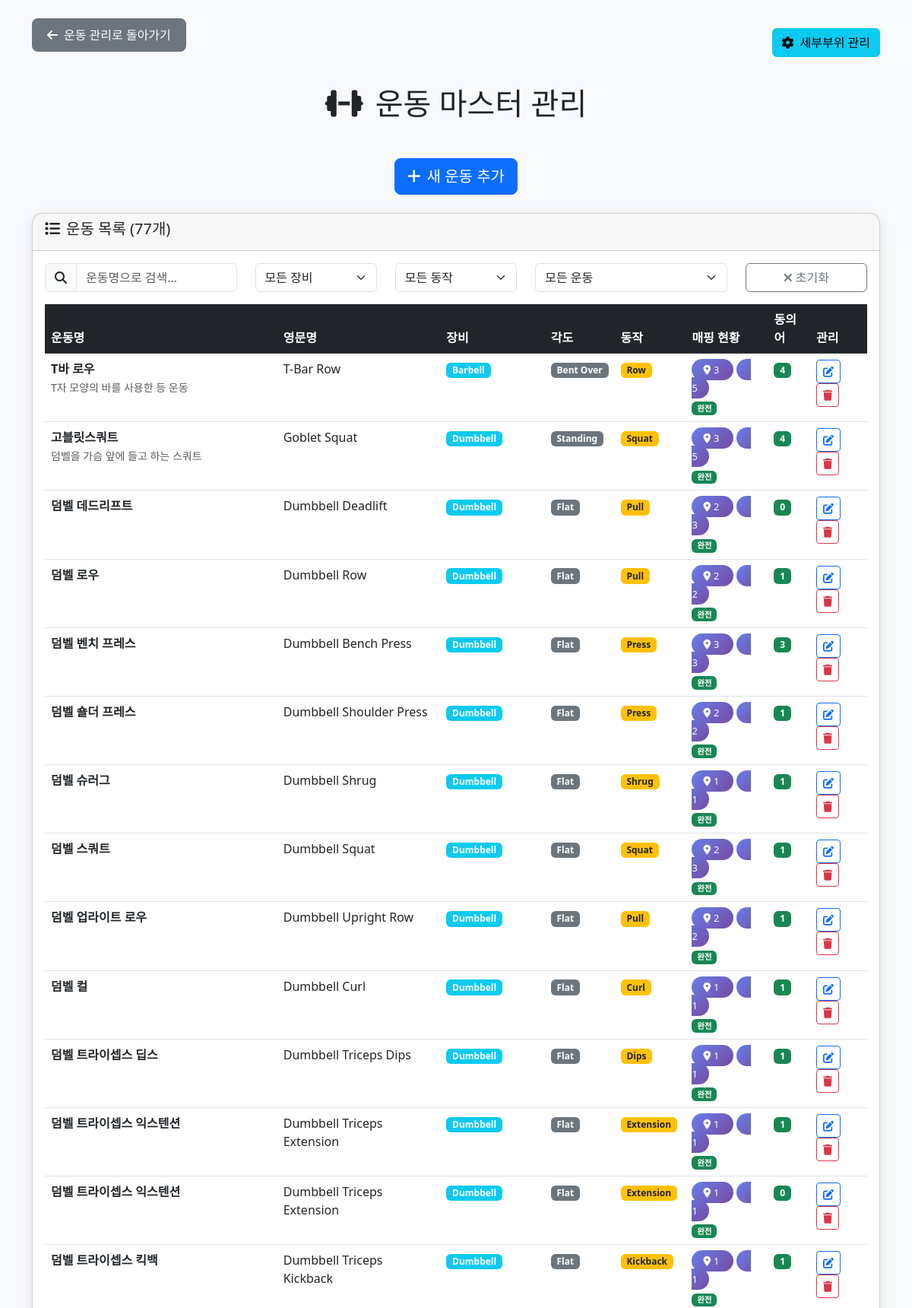
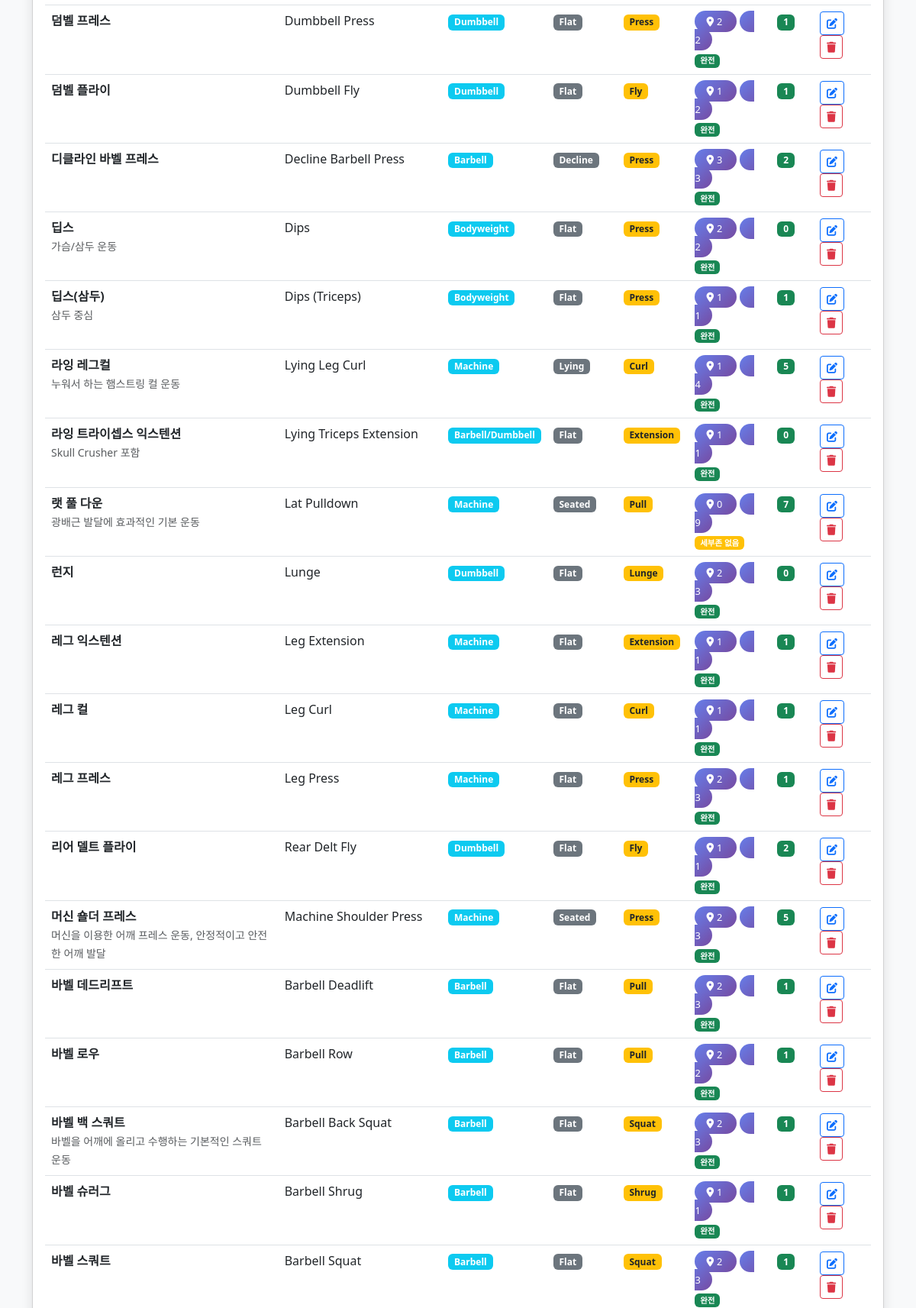
The app's page /admin/exercise_master.php (signed in, upper part) with its own data (2 pictures, top to bottom).
### tables this page shows
CREATE TABLE IF NOT EXISTS `m_exercise` (
  `ex_id` int(11) NOT NULL AUTO_INCREMENT,
  `name_kr` varchar(120) NOT NULL,
  `name_en` varchar(160) DEFAULT NULL,
  `equipment` varchar(60) DEFAULT NULL COMMENT 'Barbell/Dumbbell/Machine/Bodyweight',
  `equipment_kr` varchar(50) DEFAULT NULL COMMENT '장비명 (한글)',
  `angle` varchar(40) DEFAULT NULL COMMENT 'Flat/Incline/Decline 등',
  `angle_kr` varchar(50) DEFAULT NULL COMMENT '각도명 (한글)',
  `movement` varchar(40) DEFAULT NULL COMMENT 'Press/Pull/Extension/Curl 등',
  `movement_kr` varchar(50) DEFAULT NULL COMMENT '동작명 (한글)',
  `note` varchar(255) DEFAULT NULL,
  PRIMARY KEY (`ex_id`)
);

### admin/exercise_master.php (the view, shortened to what this page needs)
<?php
$pdo = getDB();
try {
    $stmt = $pdo->query("
        SELECT e.*,
               COUNT(DISTINCT ez.zone_code) as zone_count,
               COUNT(DISTINCT em.muscle_code) as muscle_count,
               COUNT(DISTINCT ea.alias) as alias_count
        FROM m_exercise e
        LEFT JOIN m_exercise_zone_target ez ON e.ex_id = ez.ex_id
        LEFT JOIN m_exercise_muscle_target em ON e.ex_id = em.ex_id
        LEFT JOIN m_exercise_alias ea ON e.ex_id = ea.ex_id
        GROUP BY e.ex_id
        ORDER BY e.name_kr
    ");
    $exercises = $stmt->fetchAll();
} catch (Exception $e) {
    $error = "운동 목록을 가져오는 중 오류가 발생했습니다: " . $e->getMessage();
}
?>
<!DOCTYPE html>
<html lang="ko">
<head>
    <link href="https://cdn.jsdelivr.net/npm/bootstrap@5.3.0/dist/css/bootstrap.min.css" rel="stylesheet">
    <link rel="stylesheet" href="https://cdnjs.cloudflare.com/ajax/libs/font-awesome/6.4.0/css/all.min.css">
</head>
<body class="bg-light">
    <div class="container mt-4">
                 <div class="d-flex justify-content-between align-items-center mb-4">
             <a href="exercise_management.php" class="back-btn">
                 <i class="fas fa-arrow-left me-2"></i>운동 관리로 돌아가기
             </a>
             <a href="body_part_master.php" class="btn btn-info">
                 <i class="fas fa-cog me-2"></i>세부부위 관리
             </a>
         </div>
        <h1 class="text-center mb-5">
            <i class="fas fa-dumbbell me-3"></i>운동 마스터 관리
        </h1>
         <div class="text-center mb-4">
             <button type="button" class="btn btn-primary btn-lg" data-bs-toggle="collapse" data-bs-target="#addExerciseForm" aria-expanded="false" aria-controls="addExerciseForm">
                 <i class="fas fa-plus me-2"></i>새 운동 추가
             </button>
         </div>
         <div class="card exercise-card">
             <div class="card-header">
                 <h5><i class="fas fa-list me-2"></i>운동 목록 (<?= count($exercises) ?>개)</h5>
             </div>
             <div class="card-body">
                 <div class="row mb-3">
                     <div class="col-md-3">
                         <div class="input-group">
                             <span class="input-group-text"><i class="fas fa-search"></i></span>
                             <input type="text" class="form-control" id="searchInput" placeholder="운동명으로 검색...">
                         </div>
                     </div>
                     <div class="col-md-2">
                         <select class="form-select" id="equipmentFilter">
                             <option value="">모든 장비</option>
                         </select>
                     </div>
                     <div class="col-md-2">
                         <select class="form-select" id="movementFilter">
                             <option value="">모든 동작</option>
                         </select>
                     </div>
                     <div class="col-md-3">
                         <select class="form-select" id="mappingFilter">
                             <option value="">모든 운동</option>
                         </select>
                     </div>
                     <div class="col-md-2">
                         <button type="button" class="btn btn-outline-secondary w-100" id="clearFilters">
                             <i class="fas fa-times me-1"></i>초기화
                         </button>
                     </div>
                 </div>
                 <div class="table-responsive">
                     <table class="table table-hover" id="exerciseTable">
                         <thead class="table-dark">
                             <tr>
                                 <th>운동명</th>
                                 <th>영문명</th>
                                 <th>장비</th>
                                 <th>각도</th>
                                 <th>동작</th>
                                 <th>매핑 현황</th>
                                 <th>동의어</th>
                                 <th>관리</th>
                             </tr>
                         </thead>
                         <tbody>
                             <?php foreach ($exercises as $exercise): ?>
                             <tr class="exercise-row"
                                 data-name-kr="<?= htmlspecialchars($exercise['name_kr']) ?>"
                                 data-name-en="<?= htmlspecialchars($exercise['name_en'] ?: '') ?>"
                                 data-equipment="<?= htmlspecialchars($exercise['equipment'] ?: '') ?>"
                                 data-movement="<?= htmlspecialchars($exercise['movement'] ?: '') ?>">
                                 <td>
                                     <strong><?= htmlspecialchars($exercise['name_kr']) ?></strong>
                                     <?php if ($exercise['note']): ?>
                                         <br><small class="text-muted"><?= htmlspecialchars($exercise['note']) ?></small>
                                     <?php endif; ?>
                                 </td>
                                 <td><?= htmlspecialchars($exercise['name_en'] ?: '-') ?></td>
                                 <td>
                                     <?php if ($exercise['equipment']): ?>
                                         <span class="badge bg-info"><?= htmlspecialchars($exercise['equipment']) ?></span>
                                     <?php else: ?>
                                         <span class="text-muted">-</span>
                                     <?php endif; ?>
                                 </td>
                                 <td>
                                     <?php if ($exercise['angle']): ?>
                                         <span class="badge bg-secondary"><?= htmlspecialchars($exercise['angle']) ?></span>
                                     <?php else: ?>
                                         <span class="text-muted">-</span>
                                     <?php endif; ?>
                                 </td>
                                 <td>
                                     <?php if ($exercise['movement']): ?>
                                         <span class="badge bg-warning text-dark"><?= htmlspecialchars($exercise['movement']) ?></span>
                                     <?php else: ?>
                                         <span class="text-muted">-</span>
                                     <?php endif; ?>
                                 </td>
                                 <td>
                                     <div class="d-flex flex-column gap-1">
                                         <div>
                                             <span class="stats-badge me-1" title="세부존 매핑">
                                                 <i class="fas fa-map-marker-alt me-1"></i><?= $exercise['zone_count'] ?>
                                             </span>
                                             <span class="stats-badge" title="근육 매핑">
                                                 <i class="fas fa-muscle me-1"></i><?= $exercise['muscle_count'] ?>
                                             </span>
                                         </div>
                                         <div class="small">
                                             <?php if ($exercise['zone_count'] == 0 && $exercise['muscle_count'] == 0): ?>
                                                 <span class="badge bg-danger">매핑 없음</span>
                                             <?php elseif ($exercise['zone_count'] == 0): ?>
                                                 <span class="badge bg-warning">세부존 없음</span>
                                             <?php elseif ($exercise['muscle_count'] == 0): ?>
                                                 <span class="badge bg-warning">근육 없음</span>
                                             <?php else: ?>
                                                 <span class="badge bg-success">완전</span>
                                             <?php endif; ?>
                                         </div>
                                     </div>
                                 </td>
                                 <td>
                                     <span class="badge bg-success"><?= $exercise['alias_count'] ?></span>
                                 </td>
                                 <td>
                                     <button class="btn btn-sm btn-outline-primary" onclick="editExercise(<?= $exercise['ex_id'] ?>)">
                                         <i class="fas fa-edit"></i>
                                     </button>
                                     <button class="btn btn-sm btn-outline-danger" onclick="deleteExercise(<?= $exercise['ex_id'] ?>, '<?= htmlspecialchars($exercise['name_kr']) ?>')">
                                         <i class="fas fa-trash"></i>
                                     </button>
                                 </td>
                             </tr>
                             <?php endforeach; ?>
                         </tbody>
                     </table>
                 </div>
             </div>
         </div>
    </div>
</body>
</html>

### admin/exercise_master.php (style rules this page uses)
.back-btn { background: #6c757d; border: none; padding: 10px 20px; border-radius: 8px; color: white; text-decoration: none; display: inline-block; margin-bottom: 20px; }
.exercise-card { border-radius: 15px; box-shadow: 0 4px 15px rgba(0,0,0,0.1); margin-bottom: 20px; }
.stats-badge { background: linear-gradient(135deg, #667eea 0%, #764ba2 100%); color: white; border-radius: 20px; padding: 5px 15px; font-size: 0.8rem; }
.gap-1 { gap: 0.25rem !important; }

### records on screen
m_exercise: name_kr "T바 로우", note "T자 모양의 바를 사용한 등 운동", name_en "T-Bar Row", equipment "Barbell", angle "Bent Over", movement "Row", zone_count "3", muscle_count "5", shows "완전", alias_count "4"
m_exercise: name_kr "고블릿스쿼트", note "덤벨을 가슴 앞에 들고 하는 스쿼트", name_en "Goblet Squat", equipment "Dumbbell", angle "Standing", movement "Squat", zone_count "3", muscle_count "5", shows "완전", alias_count "4"
m_exercise: name_kr "덤벨 데드리프트", name_en "Dumbbell Deadlift", equipment "Dumbbell", angle "Flat", movement "Pull", zone_count "2", muscle_count "3", shows "완전", alias_count "0"
m_exercise: name_kr "덤벨 로우", name_en "Dumbbell Row", equipment "Dumbbell", angle "Flat", movement "Pull", zone_count "2", muscle_count "2", shows "완전", alias_count "1"
m_exercise: name_kr "덤벨 벤치 프레스", name_en "Dumbbell Bench Press", equipment "Dumbbell", angle "Flat", movement "Press", zone_count "3", muscle_count "3", shows "완전", alias_count "3"
m_exercise: name_kr "덤벨 숄더 프레스", name_en "Dumbbell Shoulder Press", equipment "Dumbbell", angle "Flat", movement "Press", zone_count "2", muscle_count "2", shows "완전", alias_count "1"
m_exercise: name_kr "덤벨 슈러그", name_en "Dumbbell Shrug", equipment "Dumbbell", angle "Flat", movement "Shrug", zone_count "1", muscle_count "1", shows "완전", alias_count "1"
m_exercise: name_kr "덤벨 스쿼트", name_en "Dumbbell Squat", equipment "Dumbbell", angle "Flat", movement "Squat", zone_count "2", muscle_count "3", shows "완전", alias_count "1"
m_exercise: name_kr "덤벨 업라이트 로우", name_en "Dumbbell Upright Row", equipment "Dumbbell", angle "Flat", movement "Pull", zone_count "2", muscle_count "2", shows "완전", alias_count "1"
m_exercise: name_kr "덤벨 컬", name_en "Dumbbell Curl", equipment "Dumbbell", angle "Flat", movement "Curl", zone_count "1", muscle_count "1", shows "완전", alias_count "1"
m_exercise: name_kr "덤벨 트라이셉스 딥스", name_en "Dumbbell Triceps Dips", equipment "Dumbbell", angle "Flat", movement "Dips", zone_count "1", muscle_count "1", shows "완전", alias_count "1"
m_exercise: name_kr "덤벨 트라이셉스 익스텐션", name_en "Dumbbell Triceps Extension", equipment "Dumbbell", angle "Flat", movement "Extension", zone_count "1", muscle_count "1", shows "완전", alias_count "1"
m_exercise: name_kr "덤벨 트라이셉스 익스텐션", name_en "Dumbbell Triceps Extension", equipment "Dumbbell", angle "Flat", movement "Extension", zone_count "1", muscle_count "1", shows "완전", alias_count "0"
m_exercise: name_kr "덤벨 트라이셉스 킥백", name_en "Dumbbell Triceps Kickback", equipment "Dumbbell", angle "Flat", movement "Kickback", zone_count "1", muscle_count "1", shows "완전", alias_count "1"
m_exercise: name_kr "덤벨 프레스", name_en "Dumbbell Press", equipment "Dumbbell", angle "Flat", movement "Press", zone_count "2", muscle_count "2", shows "완전", alias_count "1"
m_exercise: name_kr "덤벨 플라이", name_en "Dumbbell Fly", equipment "Dumbbell", angle "Flat", movement "Fly", zone_count "1", muscle_count "2", shows "완전", alias_count "1"
m_exercise: name_kr "디클라인 바벨 프레스", name_en "Decline Barbell Press", equipment "Barbell", angle "Decline", movement "Press", zone_count "3", muscle_count "3", shows "완전", alias_count "2"
m_exercise: name_kr "딥스", note "가슴/삼두 운동", name_en "Dips", equipment "Bodyweight", angle "Flat", movement "Press", zone_count "2", muscle_count "2", shows "완전", alias_count "0"
m_exercise: name_kr "딥스(삼두)", note "삼두 중심", name_en "Dips (Triceps)", equipment "Bodyweight", angle "Flat", movement "Press", zone_count "1", muscle_count "1", shows "완전", alias_count "1"
m_exercise: name_kr "라잉 레그컬", note "누워서 하는 햄스트링 컬 운동", name_en "Lying Leg Curl", equipment "Machine", angle "Lying", movement "Curl", zone_count "1", muscle_count "4", shows "완전", alias_count "5"
m_exercise: name_kr "라잉 트라이셉스 익스텐션", note "Skull Crusher 포함", name_en "Lying Triceps Extension", equipment "Barbell/Dumbbell", angle "Flat", movement "Extension", zone_count "1", muscle_count "1", shows "완전", alias_count "0"
m_exercise: name_kr "랫 풀 다운", note "광배근 발달에 효과적인 기본 운동", name_en "Lat Pulldown", equipment "Machine", angle "Seated", movement "Pull", zone_count "0", muscle_count "9", shows "세부존 없음", alias_count "7"
m_exercise: name_kr "런지", name_en "Lunge", equipment "Dumbbell", angle "Flat", movement "Lunge", zone_count "2", muscle_count "3", shows "완전", alias_count "0"
m_exercise: name_kr "레그 익스텐션", name_en "Leg Extension", equipment "Machine", angle "Flat", movement "Extension", zone_count "1", muscle_count "1", shows "완전", alias_count "1"
m_exercise: name_kr "레그 컬", name_en "Leg Curl", equipment "Machine", angle "Flat", movement "Curl", zone_count "1", muscle_count "1", shows "완전", alias_count "1"
m_exercise: name_kr "레그 프레스", name_en "Leg Press", equipment "Machine", angle "Flat", movement "Press", zone_count "2", muscle_count "3", shows "완전", alias_count "1"
m_exercise: name_kr "리어 델트 플라이", name_en "Rear Delt Fly", equipment "Dumbbell", angle "Flat", movement "Fly", zone_count "1", muscle_count "1", shows "완전", alias_count "2"
m_exercise: name_kr "머신 숄더 프레스", note "머신을 이용한 어깨 프레스 운동, 안정적이고 안전한 어깨 발달", name_en "Machine Shoulder Press", equipment "Machine", angle "Seated", movement "Press", zone_count "2", muscle_count "3", shows "완전", alias_count "5"
m_exercise: name_kr "바벨 데드리프트", name_en "Barbell Deadlift", equipment "Barbell", angle "Flat", movement "Pull", zone_count "2", muscle_count "3", shows "완전", alias_count "1"
m_exercise: name_kr "바벨 로우", name_en "Barbell Row", equipment "Barbell", angle "Flat", movement "Pull", zone_count "2", muscle_count "2", shows "완전", alias_count "1"
m_exercise: name_kr "바벨 백 스쿼트", note "바벨을 어깨에 올리고 수행하는 기본적인 스쿼트 운동", name_en "Barbell Back Squat", equipment "Barbell", angle "Flat", movement "Squat", zone_count "2", muscle_count "3", shows "완전", alias_count "1"
m_exercise: name_kr "바벨 슈러그", name_en "Barbell Shrug", equipment "Barbell", angle "Flat", movement "Shrug", zone_count "1", muscle_count "1", shows "완전", alias_count "1"
m_exercise: name_kr "바벨 스쿼트", name_en "Barbell Squat", equipment "Barbell", angle "Flat", movement "Squat", zone_count "2", muscle_count "3", shows "완전", alias_count "1"

### other values on screen
count($exercises) "77"
